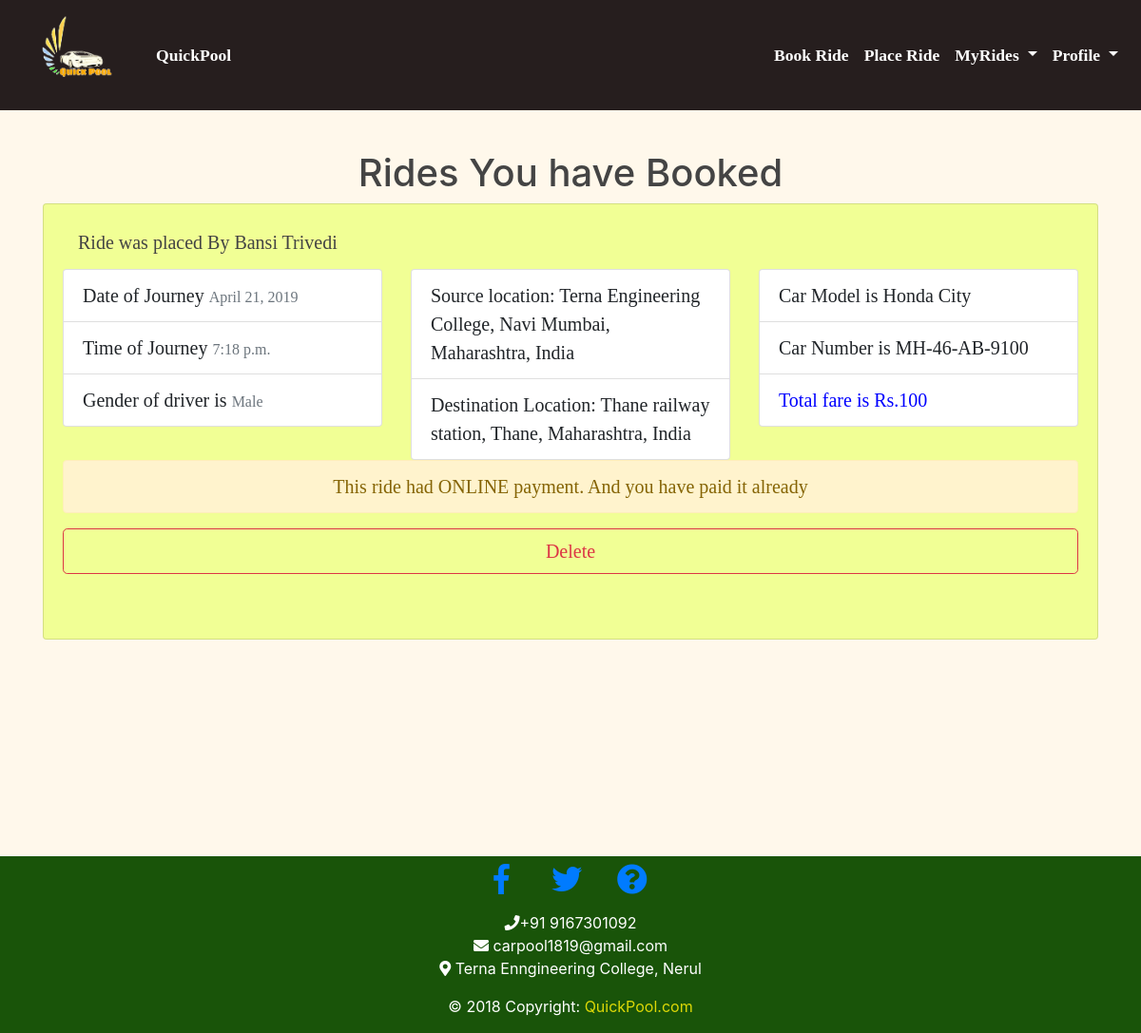
The page /my_booked_rides/ (signed in) on the database its author committed.
### searchRide/models.py (models this page shows)
class BookRide(models.Model):
    ride_placer      = models.ForeignKey(User , on_delete = models.CASCADE,related_name='placer')
    ride_acceptor    =  models.ForeignKey(User , on_delete = models.CASCADE,related_name='acceptor')
    ride_id          = models.ForeignKey(PlaceRide,to_field='id',on_delete = models.CASCADE)
    number_of_seats  = models.IntegerField(default=1,validators=[MaxValueValidator(10), MinValueValidator(1)])
    fare             = models.IntegerField(validators=[ MinValueValidator(1)])
    is_paid          = models.BooleanField(default=False)

### placeRide/models.py (models this page shows, shortened)
class PlaceRide(models.Model):
    is_booked=models.BooleanField(default=False)
    user = models.ForeignKey(User , on_delete = models.CASCADE)
    journey_date=models.DateField()
    journey_time = models.TimeField()
    seat_no = models.IntegerField(choices=seat_choices, default=0)
    car_model = models.CharField(max_length=40)
    car_no = models.CharField(max_length=20)
    fare=models.IntegerField(validators=[ MinValueValidator(1)])
    pay_mode=models.CharField(max_length=15,
                                      choices=pay_mode_choices,
                                      default='OFFLINE')
    source_location = models.CharField(max_length=300)
    destination_location = models.CharField(max_length=300)
    objects         = SearchManager()

### users/models.py (models this page shows)
class User(AbstractUser):
    gender = models.CharField(max_length=1, choices=GENDER_CHOICES)
    aadhar_ex =RegexValidator(regex='[0-9]{12}', message="Invalid Aaadhar Number")
    aadhar = models.CharField(max_length=12,validators=[aadhar_ex],unique=True)
    driver = models.BooleanField(blank=True, null=True)
    mobile_ex = RegexValidator(regex=r'^(?:(?:\+|0{0,2})91(\s*[\-]\s*)?|[0]?)?[789]\d{9}$', message="Invalid Mobile Number")
    licence_ex = RegexValidator(regex='[a-zA-Z0-9/]{13}', message="Invalid licence Number")
    mobile = models.CharField(default='0',validators=[mobile_ex],max_length=10,unique=True)
    licence = models.CharField(max_length=13,validators=[licence_ex])
    email = models.EmailField(unique=True)

### placeRide/views.py (the view)
# urls.py: path('my_booked_rides/',MyBookedRidesView.as_view(template_name='placeRide/my_booked_rides.html'), name='my_booked_rides'),
class MyBookedRidesView(LoginRequiredMixin,ListView):
    template_name='my_booked_rides.html'
    model = PlaceRide
    allow_future=True
    allow_empty=True
    context_object_name = 'my_rides'
    def get_queryset(self):
        obj1=BookRide.objects.filter(ride_acceptor=self.request.user)
        if obj1.exists():
            return obj1
        else:
            return PlaceRide.objects.none()

### placeRide/templates/placeRide/my_booked_rides.html (shortened to what this page needs)
{% extends "home/base.html" %}
{% block content %}
<h1 align="center">Rides You have Booked </h1>
{% for ride in my_rides %}
    <div class="card mb-5"  style='background:#F1FF95; font-family: "Times New Roman", Times, serif; font-size:20px;margin-bottom:20px' >
        <div class="card-body mb-5">
       <a class="nav-item nav-link"><h5 >Ride was placed By  {{ ride.ride_id.user.first_name }} {{ ride.ride_id.user.last_name }}</h5> </a>
       <div class="row">
       <div class="col-sm-4 col-xs-4">
        <li class="list-group-item "> Date of Journey <small class="text-muted">{{ ride.ride_id.journey_date|date:"F d, Y" }}</small></li>
        <li class="list-group-item"> Time of Journey <small class="text-muted">{{ ride.ride_id.journey_time}}</small></li>
        <li class="list-group-item"> Gender of driver is <small class="text-muted">{% if ride.ride_id.user.gender == 'M' %}Male{% else %}Female{% endif %}</small></li>
       </div>
        <div class="col-sm-4 col-xs-4">
         <li class="list-group-item"> Source location: {{ ride.ride_id.source_location }}</li>
         <li class="list-group-item"> Destination Location: {{ ride.ride_id.destination_location }}</li>
         </div>
         <div class="col-sm-4 col-xs-4">
            <li class="list-group-item"> Car Model is {{ ride.ride_id.car_model }}</li>
            <li class="list-group-item">Car Number is  {{ ride.ride_id.car_no }} </li>
            <li class="list-group-item"style='color:blue'>Total fare is Rs.{{ ride.fare }}</li>
          </div>
       </div>
         {% if ride.ride_id.pay_mode == 'ONLINE' and ride.is_paid == False %}
          <form action="{% url 'payments:process' %}" method="post">
              {% csrf_token %}
              <input type='hidden' name='ride_id' value='{{ ride.id }}'>
              <div class="row mt-5">
                <div class="col-sm-6 col-xs-6">
                  <p class="alert alert-warning" role="alert">This ride has ONLINE payment. </p>
                </div>
                <div class="col-sm-6 col-xs-6">
                  {% now "Y-m-d" as todays_date %}
                  {% now "H:i" as todays_time %}
                  {% if todays_date == ride.ride_id.journey_date|date:"Y-m-d" and  ride.ride_id.journey_time|date:"H:i" < todays_time  %}
                    <p class="alert alert-info">Press here to make a payment
                      <button class="btn btn-info btn-lg" style="width:auto" type = "submit">Payment</button>
                    </p>
                  {% else %}
                    <p class="alert alert-info">Payment will be available soon</p>
                  {% endif %}
                </div>
              </div>
          {% comment %} {% endif %} {% endcomment %}
          {% elif ride.ride_id.pay_mode == 'ONLINE' and ride.is_paid == True %}
           <center> <p class="alert alert-warning" role="alert">This ride had ONLINE payment. And you have paid it already </p> </center>
           {% endif %}
        <a class="align-self-end btn btn-lg btn-block btn-outline-danger" href="{% url 'booked-ride-delete' ride.id %}">Delete</a>
      </div>
      </div>
{% endfor %}
{% endblock content %}

### home/static/home/home.css (style rules this page uses)
body { display:flex; flex-direction:column; }
h1, h2, h3, h4, h5, h6 { color: #444444; }

### rows shown on the page
BookRide: ride_id.user.first_name "Bansi", ride_id.user.last_name "Trivedi", ride_id.journey_date "April 21, 2019", ride_id.journey_time "7:18 p.m.", shows "Male", ride_id.source_location "Terna Engineering College, Navi Mumbai, Maharashtra, India", ride_id.destination_location "Thane railway station, Thane, Maharashtra, India", ride_id.car_model "Honda City", ride_id.car_no "MH-46-AB-9100", fare "100", shows "This ride had ONLINE payment. And you have paid it already"
